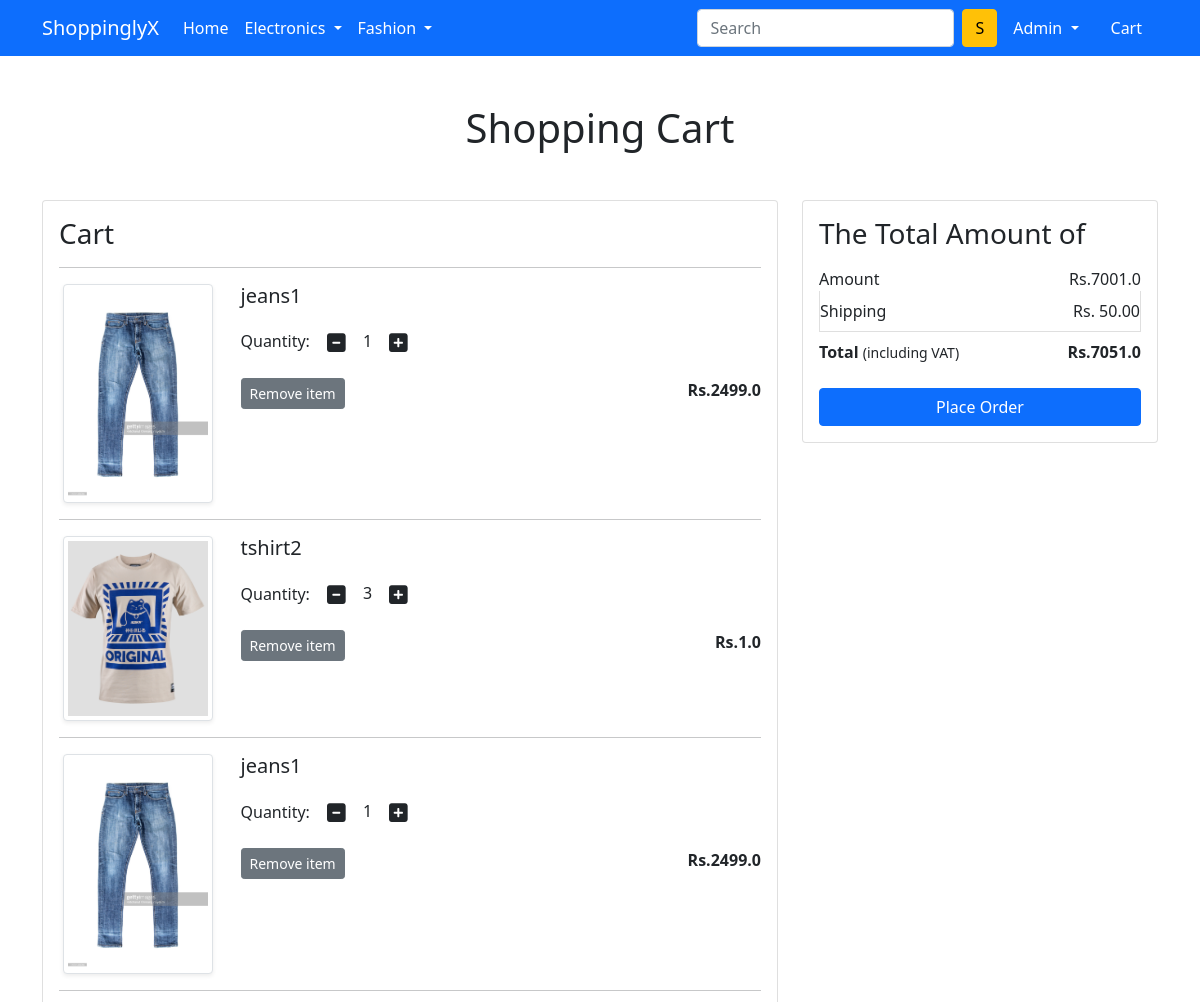
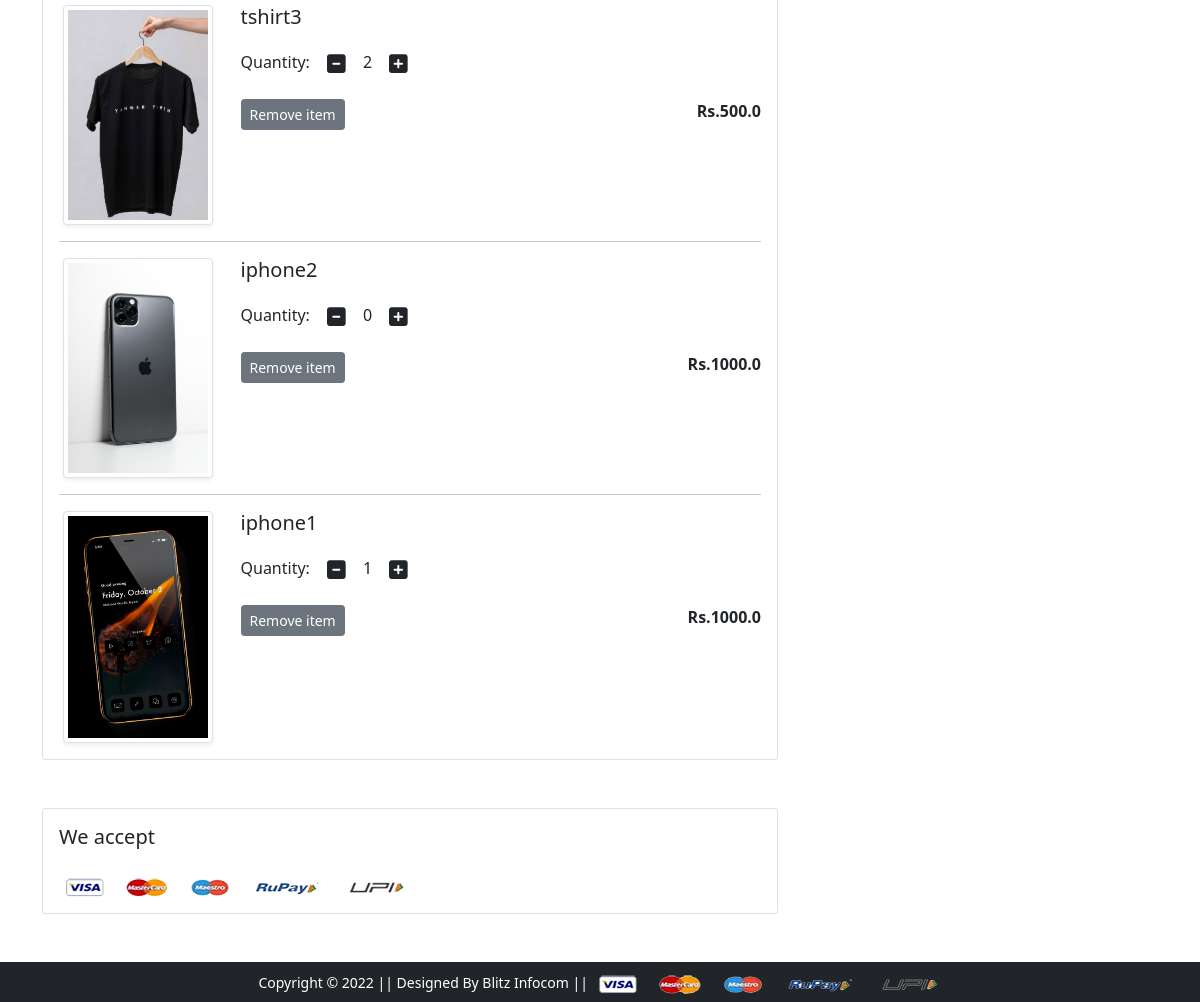
The app's page /cart/ (signed in) with its own data (2 pictures, top to bottom).
### app/models.py (models this page shows, shortened)
class Cart(models.Model):
    user=models.ForeignKey(User,on_delete=models.CASCADE)
    product=models.ForeignKey(Product,on_delete=models.CASCADE)
    quantity=models.PositiveBigIntegerField(default=1)

class Product(models.Model):
    title=models.CharField(max_length=100)
    selling_price=models.FloatField()
    discounted_price=models.FloatField()
    description=models.TextField()
    brand=models.CharField(max_length=100)
    category=models.CharField(choices=CATEGORY_CHOICES,max_length=2)
    product_image=models.ImageField(upload_to='producting')

### app/views.py (the view)
# urls.py: path('cart/',views.show_cart,name='showcart'),
@login_required
def show_cart(request):
  if request.user.is_authenticated:
    user=request.user
    cart=Cart.objects.filter(user=user)
    amount=0.0
    shipping_amount=50.0
    totalamount=0.0
    cart_product=[p for p in Cart.objects.all() if p.user == user]
    if cart_product:
      for p in cart_product:
        tempamount=(p.quantity * p.product.discounted_price)
        amount += tempamount
        totalamount= amount + shipping_amount
      return render(request,'app/addtocart.html',{'carts':cart,'totalamount':totalamount,'amount':amount})
    else:
       return render(request,'app/emptycart.html')

### app/templates/app/addtocart.html (shortened to what this page needs)
{% extends 'app/base.html' %}
{% load static %}
{% block main-content %}
<div class="container my-5">
 <div class="row">
  <h1 class="text-center mb-5">Shopping Cart</h1>
  <div class="col-sm-8">
  <div class="card">
   <div class="card-body">
    <h3>Cart</h3>
    {% for cart in carts %}
    <hr>
    <div class="row">
     <div class="col-sm-3 text-center align-self-center"><img src="{{cart.product.product_image.url}}" alt="" srcset="" class="img-fluid img-thumbnail shadow-sm" height="150" width="150"> </div>
     <div class="col-sm-9">
      <div>
       <h5>{{cart.product.title}}</h5>
       <div class="my-3">
        <label for="quantity">Quantity:</label>
        <a class="minus-cart btn" pid="{{cart.product.id}}"><i class="fas fa-minus-square fa-lg"></i></a>
          <span id="quantity">{{cart.quantity}}</span>
        <a class="plus-cart btn" pid="{{cart.product.id}}"><i class="fas fa-plus-square fa-lg"></i></a>
       </div>
       <div class="d-flex justify-content-between">
        <a href="#" class="btn btn-sm btn-secondary mr-3 remove-cart" pid="{{cart.product.id}}">Remove item </a>
        <p class="mb-0"><span><strong>Rs.{{cart.product.discounted_price  }}</strong></span></p>
       </div>
      </div>
     </div>
    </div>
    {% endfor %}
   </div>
   </div>
  </div>
  <div class="col-sm-4">
   <div class="card">
    <div class="card-body">
      <h3>The Total Amount of</h3>
      <ul class="list-group">
       <li class="list-group-item d-flex justify-content-between align-items-center border-0 px-0 pb-0">Amount<span>Rs.<spnan id="amount">{{amount}}</spnan></span></li>
       <li class="list-group-item d-flex justify-content-between align-items-center px-0">Shipping<span>Rs. 50.00</span></li>
       <li class="list-group-item d-flex justify-content-between align-items-center border-0 px-0 mb-3">
        <div>
           <strong>Total</strong> <small>(including VAT)</small>
         </div>
         <span><strong>Rs.<strong id="totalamount">{{totalamount}}</strong></strong></span>
       </li>
      </ul>
      <div class="d-grid"><a href="{% url 'checkout' %}" class="btn btn-primary">Place Order</a></div>
    </div>
   </div>
  </div>
 </div>
</div>
<div class="container">
 <div class="row">
  <div class="col-sm-8">
   <div class="card">
    <div class="card-body">
      <h5 class="mb-4">We accept</h5>
      <img src="{% static 'app/images/payment.png' %}" alt="" class="img-fluid">
    </div>
  </div>
  </div>
 </div>
</div>
{% endblock main-content %}

### app/templates/app/base.html (shortened to what this page needs)
<!doctype html>
{% load static %}
<html lang="en">
  <head>
    <link href="https://cdn.jsdelivr.net/npm/bootstrap@5.0.0-beta1/dist/css/bootstrap.min.css" rel="stylesheet">
    <link rel="stylesheet" href="{% static 'app/css/owl.carousel.min.css' %}">
    <link rel="stylesheet" href="{% static 'app/css/all.min.css' %}">
    <link rel="stylesheet" href="{% static 'app/css/style.css' %}">
  </head>
  <body>
    <nav class="navbar navbar-expand-lg navbar-dark bg-primary">
     <div class="container">
       <a class="navbar-brand" href="/">ShoppinglyX</a>
       <div class="collapse navbar-collapse" id="navbarSupportedContent">
         <ul class="navbar-nav me-auto mb-2 mb-lg-0">
           <li class="nav-item">
             <a class="nav-link active" aria-current="page" href="/">Home</a>
           </li>
           <li class="nav-item dropdown">
             <a class="nav-link dropdown-toggle text-white" href="#" id="electronicsDropdown" role="button" data-bs-toggle="dropdown" aria-expanded="false">
               Electronics
             </a>
           </li>
           <li class="nav-item dropdown">
             <a class="nav-link dropdown-toggle text-white" href="#" id="fashionDropdown" role="button" data-bs-toggle="dropdown" aria-expanded="false">
               Fashion
             </a>
           </li>
         </ul>
         <form class="d-flex">
           <input class="form-control me-2" type="search" placeholder="Search" aria-label="Search">
           <button class="btn btn-warning" type="submit">S</button>
         </form>
         <div>
          <ul class="navbar-nav me-auto mb-2 mb-lg-0">
            {% if request.user.is_authenticated %}
           <li class="nav-item dropdown mx-2">
              <a class="nav-link dropdown-toggle text-white" href="#" id="profileDropdown" role="button" data-bs-toggle="dropdown" aria-expanded="false">
                <span class="text-capitalize"> {{request.user}}</span>
              </a>
            </li>
            <li class="nav-item mx-2">
             <a href="{% url 'showcart' %}" class="nav-link text-white"> Cart </a>
            </li>
            {% endif %}
          </ul>
         </div>
       </div>
     </div>
    </nav>
    {% block main-content %} {% endblock main-content %}
    <footer class="container-fluid bg-dark text-center p-2 mt-5">
        <small class="text-white">Copyright &copy; 2022 || Designed By Blitz Infocom || </small>
        <img src="{% static 'app/images/payment.png' %}" alt="" srcset="" class="img-fluid" height="2px">
    </footer>
  </body>
</html>

### records on screen
Cart: product.product_image (picture), product "jeans1", quantity "1", product.discounted_price "2499.0"
Cart: product.product_image (picture), product "tshirt2", quantity "3", product.discounted_price "1.0"
Cart: product.product_image (picture), product "jeans1", quantity "1", product.discounted_price "2499.0"
Cart: product.product_image (picture), product "tshirt3", quantity "2", product.discounted_price "500.0"
Cart: product.product_image (picture), product "iphone2", quantity "0", product.discounted_price "1000.0"
Cart: product.product_image (picture), product "iphone1", quantity "1", product.discounted_price "1000.0"

### other values on screen
{{ request.user }} "Admin"
{{ amount }} "7001.0"
{{ totalamount }} "7051.0"
